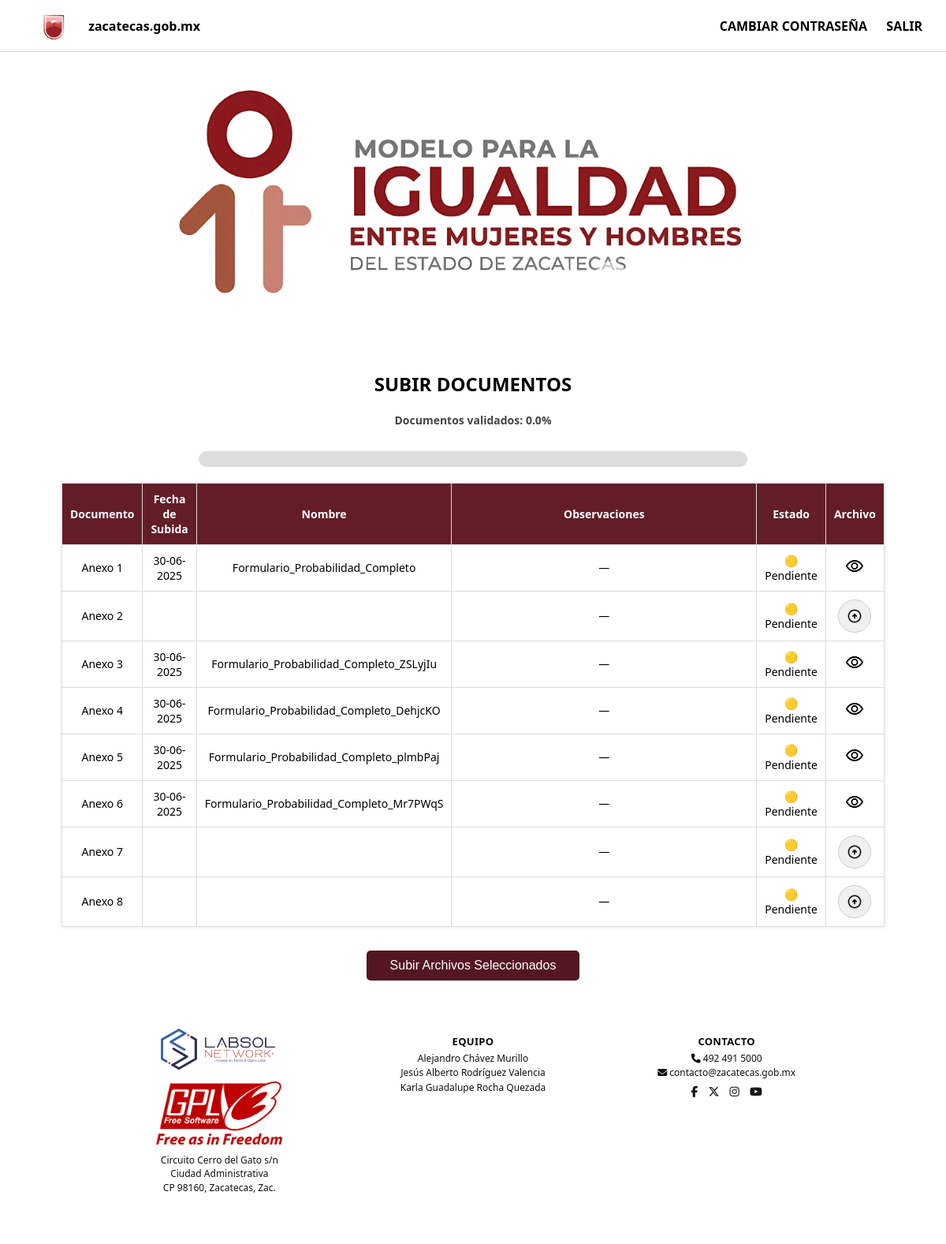
The page /dashboard/ (signed in) on the database its author committed.
### core/models.py (models this page shows, shortened)
class Documento(models.Model):
    usuario = models.ForeignKey(settings.AUTH_USER_MODEL, on_delete=models.CASCADE)
    anexo = models.ForeignKey(AnexoRequerido, on_delete=models.CASCADE)
    archivo = models.FileField(upload_to='documentos/', blank=True, null=True)
    fecha_subida = models.DateField(auto_now_add=True)
    estado = models.CharField(max_length=10, choices=ESTADOS, default='pendiente')
    observaciones = models.TextField(blank=True)
    class Meta:
        unique_together = ('usuario', 'anexo')  # Evita duplicados por usuario y anexo

class AnexoRequerido(models.Model):
    nombre = models.CharField(max_length=100, unique=True)
    descripcion = models.TextField(blank=True)
    obligatorio = models.BooleanField(default=True)

### core/views.py (the view)
# urls.py: path('dashboard/', views.usuario_dashboard, name='usuario_dashboard'),
@login_required
def usuario_dashboard(request):
    for anexo in AnexoRequerido.objects.all():
        Documento.objects.get_or_create(usuario=request.user, anexo=anexo)
    documentos = Documento.objects.filter(usuario=request.user)
    if request.method == 'POST':
        for doc in documentos:
            archivo = request.FILES.get(f'documento_{doc.id}')
            if archivo:
                doc.archivo = archivo
                doc.save()
    total = documentos.count()
    validados = documentos.filter(estado='validado').count()
    porcentaje_validados = round((validados / total) * 100, 2) if total > 0 else 0
    return render(request, 'core/usuario_dashboard.html', {
        'documentos': documentos,
        'porcentaje_validados': porcentaje_validados,
    })

### core/templates/core/usuario_dashboard.html (shortened to what this page needs)
{% load static %}
<!DOCTYPE html>
<html lang="es">
<head>
    <link rel="stylesheet" href="{% static 'core/css/usuario_dashboard.css' %}">
</head>
<body>
    <div class="barra-superior">
        <div class="barra-izquierda">
            <img src="{% static 'core/img/zaclogo.jpeg' %}" alt="Zacatecas Logo" class="logo-barra">
            <a href="https://zacatecas.gob.mx" class="link-zacatecas" target="_blank">zacatecas.gob.mx</a>
        </div>
        <div class="barra-derecha">
            <a href="{% url 'cambiar_contrasena' %}" class="boton-salir">CAMBIAR CONTRASEÑA</a>
            <a href="{% url 'logout' %}" class="boton-salir">SALIR</a>
        </div>
    </div>
    <div class="banner-modelo">
        <img src="{% static 'core/img/modelo_igualdad.jpg' %}" alt="Modelo Igualdad" class="logo-modelo-banner">
    </div>
    <main class="contenido">
        <h2>SUBIR DOCUMENTOS</h2>
            <div class="barra-contenedor-dashboard">
                <p class="texto-porcentaje-dashboard">Documentos validados: {{ porcentaje_validados }}%</p>
                <div class="barra-progreso-dashboard">
                </div>
            </div>
        <form method="post" enctype="multipart/form-data">
            <table class="tabla-documentos">
                <thead>
                    <tr>
                        <th>Documento</th>
                        <th>Fecha de Subida</th>
                        <th>Nombre</th>
                        <th>Observaciones</th>
                        <th>Estado</th>
                        <th colspan="2">Archivo</th>
                    </tr>
                </thead>
                <tbody>
                    {% for doc in documentos %}
                    <tr>
                        <td>{{ doc.anexo.nombre }}</td>
                        <td>
                            {% if doc.archivo %}
                                {{ doc.fecha_subida|date:"d-m-Y" }}
                            {% endif %}
                        </td>
                        <td>
                            {% if doc.archivo %}
                                {{ doc.archivo.name|cut:"documentos/"|cut:".pdf" }}
                            {% endif %}
                        </td>
                        <td>{{ doc.observaciones|default:"—" }}</td>
                        <td>{{ doc.get_estado_display }}</td>
                        <td colspan="2">
                            {% if not doc.archivo or doc.estado == 'rechazado' %}
                                <div class="subida-contenedor">
                                    <label for="archivo_{{ doc.id }}" class="upload-icon">
                                        <img src="{% static 'core/img/arrow_upload.png' %}" alt="Subir archivo" width="24" height="24" />
                                    </label>
                                </div>
                            {% else %}
                                <a href="{{ doc.archivo.url }}" target="_blank">
                                    <img src="{% static 'core/img/visibility.png' %}" alt="Ver archivo" width="24" height="24" />
                                </a>
                            {% endif %}
                        </td>
                    </tr>
                    {% empty %}
                    <tr>
                        <td colspan="7">No hay documentos disponibles.</td>
                    </tr>
                    {% endfor %}
                </tbody>
            </table>
            <div class="boton-subida">
                <button type="submit">Subir Archivos Seleccionados</button>
            </div>
        </form>
    </main>
    <footer>
        <div class="footer-container">
            <div class="footer-col footer-logo">
                <img src="{% static 'core/img/logo_labsol.png' %}" alt="Logo Zacatecas">
                <img src="{% static 'core/img/GPLv3_Logo.svg.png' %}" alt="Logo Zacatecas">
                <p>Circuito Cerro del Gato s/n<br>Ciudad Administrativa</p>
                <p>CP 98160, Zacatecas, Zac.</p>
            </div>
            <div class="footer-col">
                <h3>Equipo</h3>
                <ul>
                    <li>Alejandro Chávez Murillo</li>
                    <li>Jesús Alberto Rodríguez Valencia</li>
                    <li>Karla Guadalupe Rocha Quezada</li>
                </ul>
            </div>
            <div class="footer-col">
                <h3>Contacto</h3>
                <p><i class="fa-solid fa-phone"></i> 492 491 5000</p>
                <p><i class="fa-solid fa-envelope"></i> contacto@zacatecas.gob.mx</p>
                <div class="social-icons">
                    <a href="https://www.facebook.com/gobiernozac/" target="_blank"><i class="fa-brands fa-facebook-f"></i></a>
                    <a href="https://twitter.com/gobiernozac" target="_blank"><i class="fa-brands fa-x-twitter"></i></a>
                    <a href="https://www.instagram.com/gobiernozac/" target="_blank"><i class="fa-brands fa-instagram"></i></a>
                    <a href="https://www.youtube.com/user/gobiernozac" target="_blank"><i class="fa-brands fa-youtube"></i></a>
                </div>
            </div>
        </div>
        <div class="bottom-bar">
            <p>&copy; 2025 Gobierno del Estado de Zacatecas - Todos los derechos reservados</p>
        </div>
    </footer>
</body>
</html>

### core/static/core/css/usuario_dashboard.css (style rules this page uses)
body { margin: 0; font-family: 'Segoe UI', sans-serif; background-color: white; }
.barra-superior { display: flex; justify-content: space-between; align-items: center; background-color: white; padding: 10px 30px; border-bottom: 1px solid #ddd; }
.barra-izquierda { display: flex; align-items: center; gap: 10px; }
.logo-barra { height: 45px; }
.link-zacatecas { color: #000; text-decoration: none; font-weight: bold; }
.barra-derecha a { margin-left: 20px; color: #000; text-decoration: none; font-weight: bold; }
.banner-modelo { text-align: center; margin: 20px 0; }
.logo-modelo-banner { width: 80%; max-width: 800px; }
.contenido { text-align: center; padding: 20px; }
.contenido h2 { font-size: 24px; margin-bottom: 10px; }
.contenido p { font-size: 14px; color: #444; margin-bottom: 30px; }
.tabla-documentos { width: 90%; margin: 0 auto 30px auto; border-collapse: collapse; background-color: white; box-shadow: 0 0 5px rgba(0,0,0,0.1); }
table td:nth-child(4), table th:nth-child(4) { width: 600px; }
.tabla-documentos th, .tabla-documentos td { border: 1px solid #ddd; padding: 10px; text-align: center; font-size: 14px; }
.tabla-documentos th { background-color: #621d28; font-weight: bold; color: white; }
.upload-icon { cursor: pointer; display: inline-block; transition: transform 0.2s ease; }
.boton-subida { margin-top: 20px; }
.boton-subida button { background-color: #541722; color: white; padding: 10px 30px; border: none; font-size: 16px; border-radius: 5px; cursor: pointer; }
.upload-icon { cursor: pointer; border: 1px solid #ccc; width: 40px; height: 40px; border-radius: 50%; display: flex; align-items: center; justify-content: center; transition: background-color 0.3s, color 0.3s; background-color: #f0f0f0; }
.upload-icon img { width: 20px; height: 20px; }
footer { background-color: #ffffffff; color: #ffffff; padding: 15px 10px 5px; margin-top: 20px; font-size: 12px; }
.footer-container { max-width: 950px; margin: auto; display: flex; justify-content: space-between; flex-wrap: wrap; gap: 15px; }
.footer-col { flex: 1 1 220px; text-align: center; }
.footer-col h3 { color: #090909ff; margin-bottom: 5px; font-size: 13px; text-transform: uppercase; letter-spacing: 0.3px; }
.footer-col p, .footer-col li, .footer-col a { font-size: 12px; color: #111010ff; text-decoration: none; line-height: 1.4; margin: 2px 0; }
.footer-col ul { list-style: none; padding: 0; margin: 0; }
.footer-logo img { max-width: 160px; margin-bottom: 6px; }
.social-icons { margin-top: 5px; }
.social-icons a { margin: 0 5px; font-size: 14px; color: #1a1717ff; transition: opacity 0.3s; }
.bottom-bar { margin-top: 8px; padding: 5px; text-align: center; font-size: 11px; background-color: #ffffffff; }
.barra-contenedor-dashboard { width: 60%; margin: 20px auto; text-align: center; }
.texto-porcentaje-dashboard { margin-bottom: 10px; font-weight: bold; font-size: 14px; color: #333; }
.barra-progreso-dashboard { width: 100%; height: 20px; background-color: #ddd; border-radius: 10px; overflow: hidden; margin: 0 auto; }
.subida-contenedor { display: flex; flex-direction: column; align-items: center; justify-content: center; gap: 4px; }

### rows shown on the page
Documento: anexo.nombre "Anexo 1", fecha_subida "30-06-2025", archivo.name "Formulario_Probabilidad_Completo", observaciones "—", estado "🟡 Pendiente"
Documento: anexo.nombre "Anexo 2", observaciones "—", estado "🟡 Pendiente"
Documento: anexo.nombre "Anexo 3", fecha_subida "30-06-2025", archivo.name "Formulario_Probabilidad_Completo_ZSLyjIu", observaciones "—", estado "🟡 Pendiente"
Documento: anexo.nombre "Anexo 4", fecha_subida "30-06-2025", archivo.name "Formulario_Probabilidad_Completo_DehjcKO", observaciones "—", estado "🟡 Pendiente"
Documento: anexo.nombre "Anexo 5", fecha_subida "30-06-2025", archivo.name "Formulario_Probabilidad_Completo_plmbPaj", observaciones "—", estado "🟡 Pendiente"
Documento: anexo.nombre "Anexo 6", fecha_subida "30-06-2025", archivo.name "Formulario_Probabilidad_Completo_Mr7PWqS", observaciones "—", estado "🟡 Pendiente"
Documento: anexo.nombre "Anexo 7", observaciones "—", estado "🟡 Pendiente"
Documento: anexo.nombre "Anexo 8", observaciones "—", estado "🟡 Pendiente"

### other values the page prints
{{ porcentaje_validados }} "0.0"
